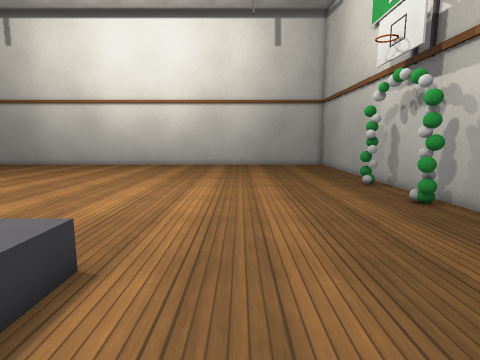
View 1 (above)

17 first-person views from a walk through a level from a Godot 3-D game. The camera is 1.2 m above the floor, tilts 8° down and sees 80° across. The floor is counted in squares, 0.5 m on a side. Each view is taken from the middle of a square. On the plan, view 1 faces up. The plan holds only what a view shows up to about 18 squares ahead; the rest is blank. Surface patterns are stand-ins for the level's own textures.

View 2
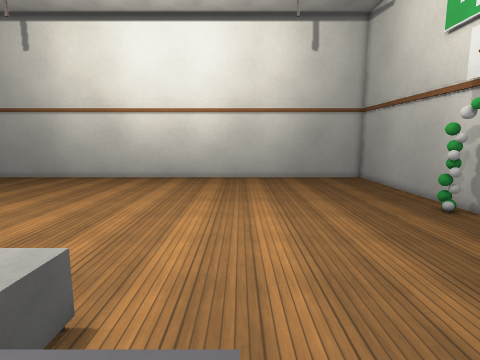

View 3
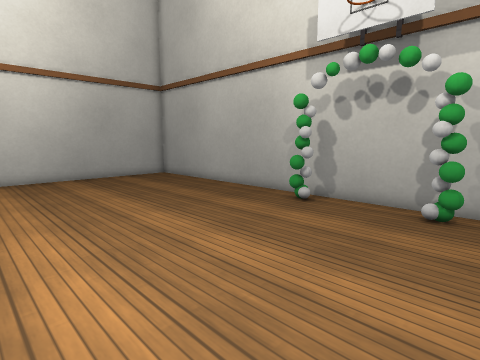

View 4
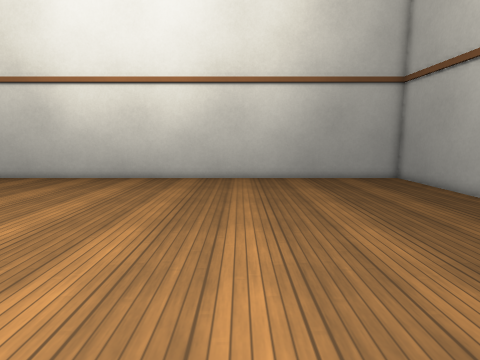

View 5
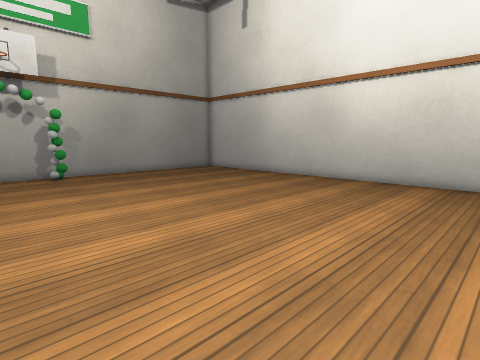

View 6
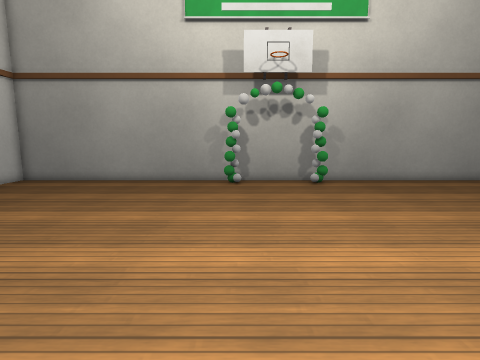

View 7
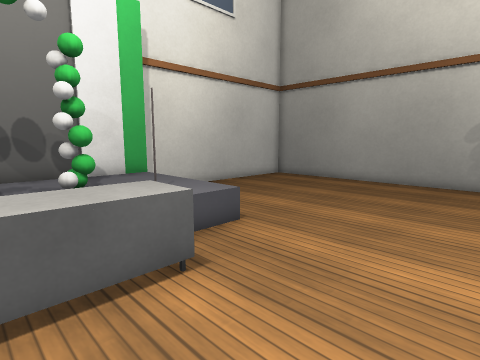

View 8
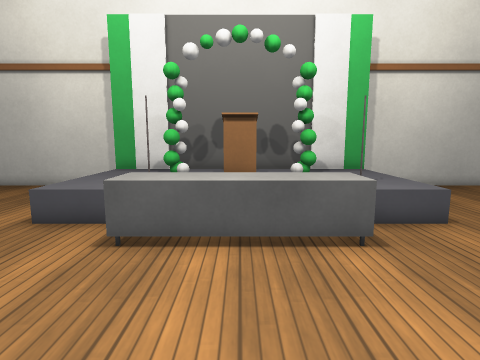

View 9
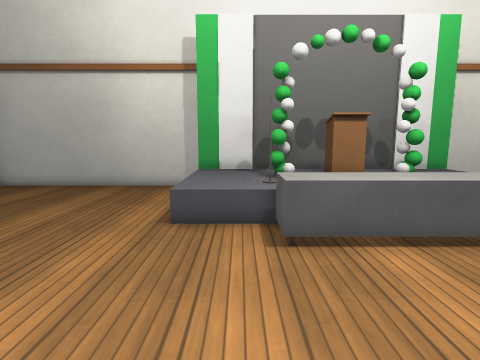

View 10
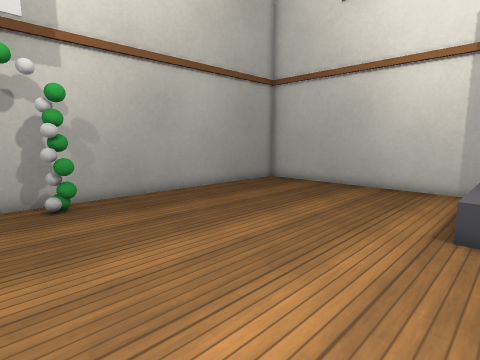

View 11
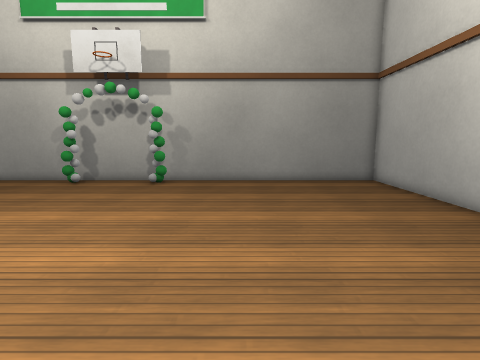

View 12
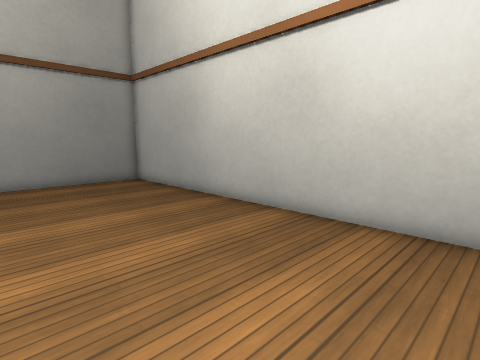

View 13
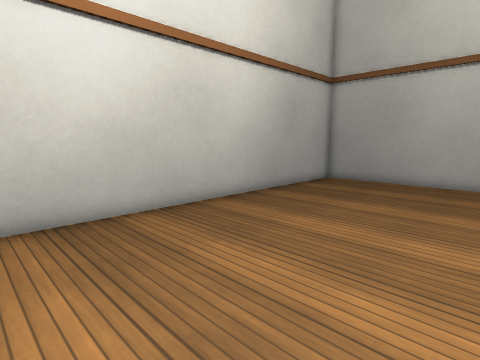

View 14
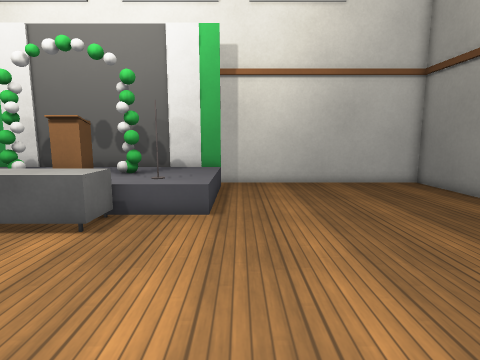

View 15
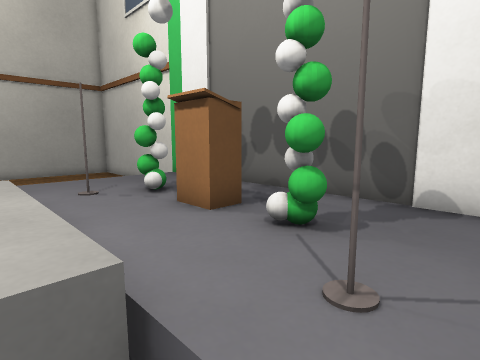

View 16
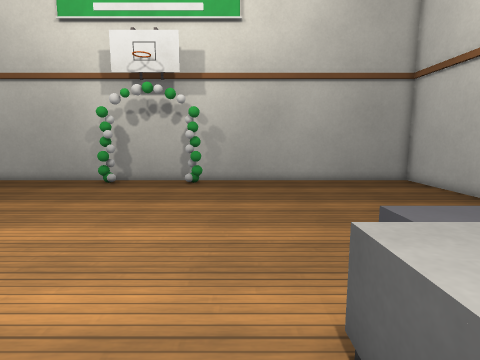

View 17
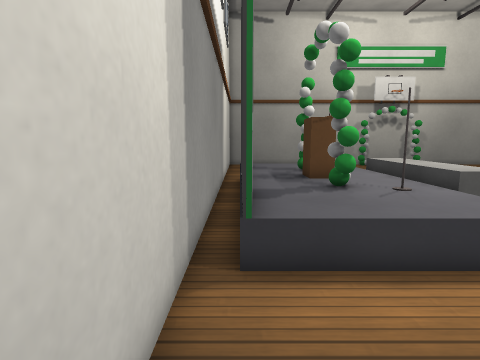

### Floor plan
Key: @ floor where view 1 was taken; # wall or solid block; . main floor; : floor 0.5 m higher than the main floor; + floor 0.75 m higher than the main floor; / step, stairs or slope; A arch; T table; P podium; O other object.
Columns run from 26 left of view 1 to 8 right of it. Each row starts with its distance up from view 1.
 28 ###################################
 27 #.................................#
 26 #.................................#
 25 #.................................#
 24 #.................................#
 23 #.................................#
 22 #.................................#
 21 #.................................#
 20 #.................................#
 19 #.................................#
 18 #.................................#
 17 #.................................#
 16 #A...............................A#
 15 #A...............................A#
 14 #.................................#
 13 #.................................#
 12 #.................................#
 11 #A...............................A#
 10 #A...............................A#
  9 #.................................#
  8 #.................................#
  7 #.............T...................#
  6 #..............     +.............#
  5 #..........////:::::////..........#
  4 #........../:/:::::::::/..........#
  3 #........../:::::P:::::/..........#
  2 #........../::AAPPPAA::/..........#
  1 #........../:::::::::::/..........#
  0 #........../:::::::::::/..@.......#
 -1 #..........#O#########O#..........#
 -2 ###################################

Where each view was taken, in squares from view 1:
view 1: 0 up, 0 right, facing up
view 2: 2 up, 3 left, facing up
view 3: 9 up, 3 left, facing up-right
view 4: 10 up, 2 left, facing up
view 5: 11 up, 5 left, facing up-left
view 6: 11 up, 9 left, facing left
view 7: 11 up, 9 left, facing down-left
view 8: 13 up, 9 left, facing down
view 9: 13 up, 5 left, facing down
view 10: 13 up, 4 left, facing down-right
view 11: 20 up, 9 left, facing left
view 12: 20 up, 9 left, facing up-left
view 13: 19 up, 9 left, facing up-right
view 14: 14 up, 16 left, facing down
view 15: 6 up, 14 left, facing down-right
view 16: 8 up, 9 left, facing right
view 17: 1 down, 2 right, facing left
